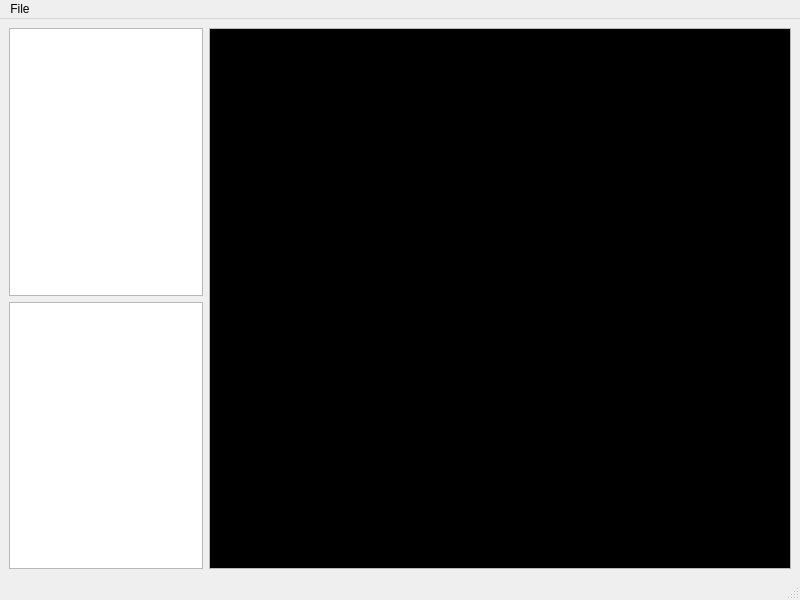
<?xml version="1.0" encoding="UTF-8"?>
<ui version="4.0">
 <class>MainWindow</class>
 <widget class="QMainWindow" name="MainWindow">
  <property name="geometry">
   <rect>
    <x>0</x>
    <y>0</y>
    <width>800</width>
    <height>600</height>
   </rect>
  </property>
  <property name="mouseTracking">
   <bool>true</bool>
  </property>
  <property name="windowTitle">
   <string>MainWindow</string>
  </property>
  <widget class="QWidget" name="centralwidget">
   <property name="mouseTracking">
    <bool>true</bool>
   </property>
   <layout class="QHBoxLayout" name="horizontalLayout" stretch="1,3">
    <item>
     <layout class="QVBoxLayout" name="verticalLayout">
      <item>
       <widget class="QListWidget" name="materialList"/>
      </item>
      <item>
       <widget class="QListWidget" name="transList"/>
      </item>
     </layout>
    </item>
    <item>
     <widget class="QScrollArea" name="scrollArea">
      <property name="mouseTracking">
       <bool>true</bool>
      </property>
      <property name="verticalScrollBarPolicy">
       <enum>Qt::ScrollBarAlwaysOff</enum>
      </property>
      <property name="horizontalScrollBarPolicy">
       <enum>Qt::ScrollBarAlwaysOff</enum>
      </property>
      <property name="widgetResizable">
       <bool>true</bool>
      </property>
      <widget class="QWidget" name="scrollAreaWidgetContents">
       <property name="geometry">
        <rect>
         <x>0</x>
         <y>0</y>
         <width>580</width>
         <height>539</height>
        </rect>
       </property>
       <property name="mouseTracking">
        <bool>true</bool>
       </property>
       <layout class="QGridLayout" name="gridLayout">
        <property name="leftMargin">
         <number>0</number>
        </property>
        <property name="topMargin">
         <number>0</number>
        </property>
        <property name="rightMargin">
         <number>0</number>
        </property>
        <property name="bottomMargin">
         <number>0</number>
        </property>
        <property name="spacing">
         <number>0</number>
        </property>
        <item row="0" column="0">
         <widget class="WalkmeshRenderer" name="renderArea" native="true">
          <property name="mouseTracking">
           <bool>true</bool>
          </property>
          <property name="focusPolicy">
           <enum>Qt::StrongFocus</enum>
          </property>
          <property name="autoFillBackground">
           <bool>false</bool>
          </property>
          <property name="styleSheet">
           <string notr="true">QWidget {
background: #000000;
}</string>
          </property>
         </widget>
        </item>
       </layout>
      </widget>
     </widget>
    </item>
   </layout>
  </widget>
  <widget class="QMenuBar" name="menubar">
   <property name="geometry">
    <rect>
     <x>0</x>
     <y>0</y>
     <width>800</width>
     <height>21</height>
    </rect>
   </property>
   <widget class="QMenu" name="menuFile">
    <property name="title">
     <string>File</string>
    </property>
    <addaction name="actionOpen"/>
    <addaction name="actionSave"/>
    <addaction name="actionSave_As"/>
    <addaction name="actionRevert"/>
    <addaction name="separator"/>
    <addaction name="actionExit"/>
   </widget>
   <addaction name="menuFile"/>
  </widget>
  <widget class="QStatusBar" name="statusbar"/>
  <action name="actionNew">
   <property name="text">
    <string>New</string>
   </property>
  </action>
  <action name="actionOpen">
   <property name="text">
    <string>Open</string>
   </property>
  </action>
  <action name="actionSave">
   <property name="text">
    <string>Save</string>
   </property>
  </action>
  <action name="actionSave_As">
   <property name="text">
    <string>Save As</string>
   </property>
  </action>
  <action name="actionRevert">
   <property name="text">
    <string>Revert</string>
   </property>
  </action>
  <action name="actionExit">
   <property name="text">
    <string>Exit</string>
   </property>
  </action>
 </widget>
 <customwidgets>
  <customwidget>
   <class>WalkmeshRenderer</class>
   <extends>QWidget</extends>
   <header location="global">toolset.gui.widgets.walkmesh_renderer</header>
   <container>1</container>
  </customwidget>
 </customwidgets>
 <resources/>
 <connections/>
</ui>
